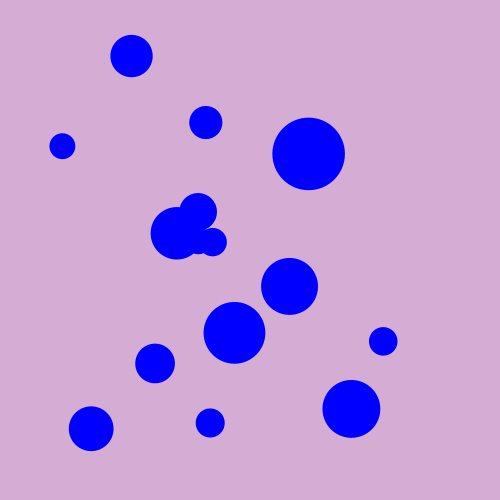
Frame 1 (no input)
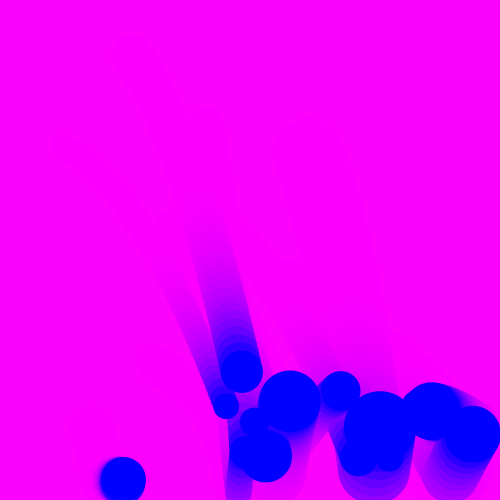
Frame 60 (the mouse pressed at the canvas centre just before this capture)
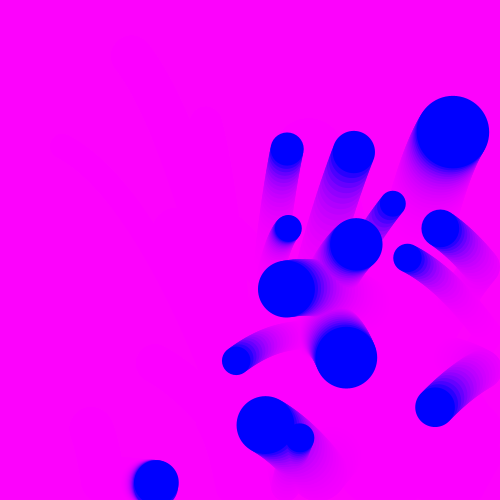
Frame 120 (the mouse held since frame 60 and released just before this capture)

The Processing sketch that drew these frames (run headless with seeded random() and noise(); from frame 60 on, the mouse is pressed at the canvas centre):

// Processing sketch: classi
// ── classi.pde
Ball b;
Ball b2;
int K=15;

Ball[] B;//array di ball

ArrayList<Ball> balls;//struttura dinamica definita generamente(con i template)

void setup()
{
 size(500,500);
 B=new Ball[K];
 
 balls=new ArrayList<Ball>();
 /*for(int i=0;i<K;i++)
 {
  B[i]=new Ball(random(50,450),random(50,450),random(25,75),random(0.5,3.5),random(0.5,3.5));
 }*/
 
 for(int i=0;i<K;i++)
 {
  balls.add(new Ball(random(50,450),random(50,450),random(25,75),random(0.5,3.5),random(0.5,3.5)));
 }
 
 //b=new Ball(100,100,50,2,1);
 //b2=new Ball(100,100,100,4,0.5);
}

void draw()
{
  //background(255,0,255);
  
  fill(255,0,255,40);//l'ultimo valore è l'opacità dello sfondo che a ogni ciclo viene sovrascritto e da l'impressione della scia
  rect(-10,-10,width+10,height+10);
  /*
  for(int i=0;i<K;i++)
  {
    B[i].run();
  }*/
  
  for(int i=0;i<balls.size();i++)
  balls.get(i).run();
  
  
  
  /*
  for(Ball var: balls)//for each (alternativa al for e get)
  var.run();          // non usa riferimenti a questi oggetti
  */
  
  //b.run();
  //b2.run();
}

void keyPressed()
{
 if(key == 'n')
   balls.add(new Ball(random(50,450),random(50,450),random(25,75),random(0.5,3.5),random(0.5,3.5)));
}

// ── Ball.pde
class Ball
{
 float posX,posY,dim,sx,sy,pes;
 
 Ball(float x, float y, float d)
 {
  this(x,y,d,0,0);//this chiamata come funzione chiama il costruttore
 }
 
 Ball(float x, float y, float d, float sx, float sy)
 {
  this.posX=x;
  this.posY=y;
  this.dim=d;
  this.sx=sx;
  this.sy=sy;
  pes=0.1;
 }
 
 void display()//possiamo chiamarlo come vogliamo questo metodo
 {
   fill(0,0,255);
   noStroke();
   ellipse(posX,posY,dim,dim); 
 }
 
 void move()
 {
   posX+=sx;
   posY+=sy;
 }
  
 void run()//meglio fare un metodo che richiami tutto
 {
   display();
   gravity();
   move();
   bounce();
 }
 
 void gravity()
 {
   sy+=0.1;
   //sy+=pes;
   //pes+=5;
 }
 
 void bounce()
 {
  if((posX-dim/2<=0)||(posX+dim/2>width))
  {
    sx=-sx;
  }
  if((posY-dim/2<=0)||(posY+dim/2>height))
  {
    sy=-sy;
    //pes=0.1;
    //sy=sy/2;
  }
 }
  
  
}
